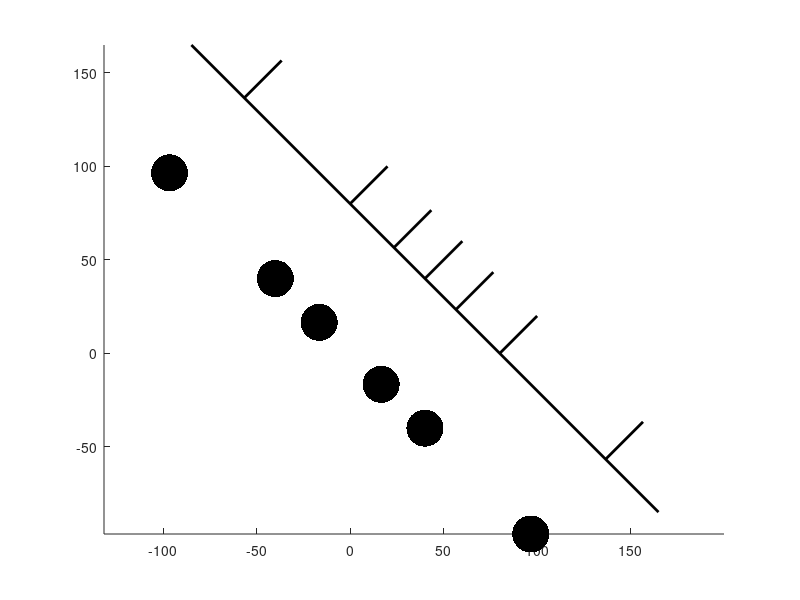
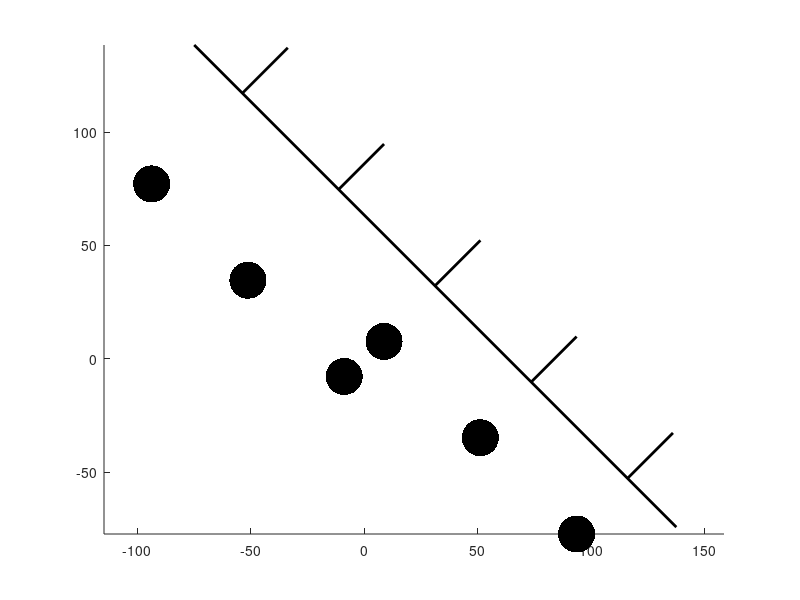

Reproduce these figures in MATLAB, in order.
clear; clc; clf; close all

%% Setup saveFig   
    saveFig = true;
    saveDir = 'C:\Users\pmari\OneDrive - University of Pittsburgh\Documents\Posture\Paper\20231002\Figure S7 - posture dim during reaching';
    set(0, 'DefaultFigureRenderer', 'painters');

%% Parameters
    targetMarkerSize = 80;
    
%% Monkey E
    workspaceCenter1 = [-40.0, 40.0];
    workspaceCenter2 = [40.0, -40.0];
    targetOffset = sqrt((80^2)/2);
    targetOffsetVec = [targetOffset, -targetOffset];

    targetPositions = [ workspaceCenter1-targetOffsetVec;
                        workspaceCenter1; ...
                        workspaceCenter1+targetOffsetVec; ...
                        workspaceCenter2-targetOffsetVec;
                        workspaceCenter2; ...
                        workspaceCenter2+targetOffsetVec];
 %% Plot
    figure; hold on;
    
    % Targets
    numTargets = size(targetPositions,1);
    for i=1:numTargets
        plot(targetPositions(i,1), targetPositions(i,2), '.', 'MarkerSize', targetMarkerSize, 'Color', 'k')
    end
    
    % Axis
    offset1 = 40;
    plot([targetPositions(1,1)-targetOffsetVec(1)/2, targetPositions(end,1)+targetOffsetVec(1)/2]+offset1,...
        [targetPositions(1,2)-targetOffsetVec(2)/2, targetPositions(end,2)+targetOffsetVec(2)/2]+offset1,'LineWidth',2, 'Color','k')
    
    % Ticks
    offset2 = 20;
    for i = 1:6
        tempPos = [targetPositions(i,1), targetPositions(i,2)];
        plot([tempPos(1), tempPos(1)+offset2]+offset1,[tempPos(2), tempPos(2)+offset2]+offset1,'LineWidth',2, 'Color','k')
    end
    plot([0, offset2]+offset1,[0, offset2]+offset1,'LineWidth',2, 'Color','k')
    axis equal
    if saveFig
        saveas(gcf,fullfile(saveDir,'Monkey_E_diagram.svg'));
    end                
                    
%% Monkeys N and R
%% Get target positions
    workspaceCenter1 = [-51.2, 34.7];
    workspaceCenter2 = [51.2, -34.7];
    targetOffset = sqrt((60^2)/2);
    targetOffsetVec = [targetOffset, -targetOffset];

    targetPositions = [ workspaceCenter1-targetOffsetVec;
                        workspaceCenter1; ...
                        workspaceCenter1+targetOffsetVec; ...
                        workspaceCenter2-targetOffsetVec;
                        workspaceCenter2; ...
                        workspaceCenter2+targetOffsetVec];

%% Plot
    figure; hold on;
    % Targets
    numTargets = size(targetPositions,1);
    for i=1:numTargets
        plot(targetPositions(i,1), targetPositions(i,2), '.', 'MarkerSize', targetMarkerSize, 'Color', 'k')
    end
    
    % Axis
    offset1 = 40;
    plot([targetPositions(1,1)-targetOffsetVec(1)/2, targetPositions(1,1)+170+targetOffsetVec(1)/2]+offset1,...
        [targetPositions(1,2)-targetOffsetVec(2)/2, targetPositions(1,2)-170+targetOffsetVec(2)/2]+offset1,'LineWidth',2, 'Color','k')
    
    % Ticks
    offset2 = 20;
    for i = 1:5
        tempPos = [targetPositions(1,1), targetPositions(1,2)] + (i-1)*targetOffsetVec;
        plot([tempPos(1), tempPos(1)+offset2]+offset1,[tempPos(2), tempPos(2)+offset2]+offset1,'LineWidth',2, 'Color','k')
    end
    axis equal     
    if saveFig
        saveas(gcf,fullfile(saveDir,'Monkeys_NR_diagram.svg'));
    end    